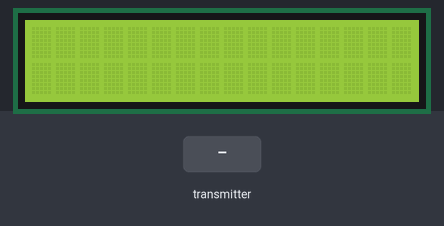
A program run on a simulated ESP32. Shown: 16×2 character LCD. The test bench sets the inputs (shaded band). What the program prints to the serial monitor is not drawn.

Above: at 1.2 s.
1.3 s: the transmitter starts sending hu = 0
At 3.2 s:
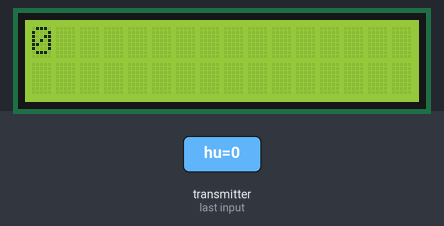
4.3 s: the transmitter starts sending tem = 1
At 6.6 s:
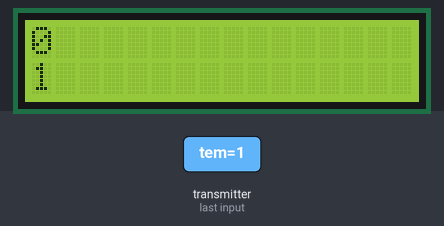
7.3 s: the transmitter starts sending hu = 1
At 8.4 s:
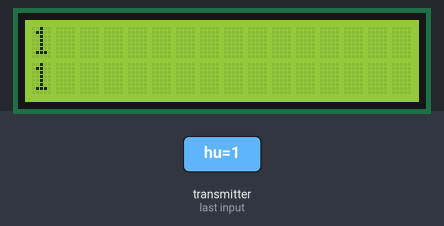
10.3 s: the transmitter starts sending tem = 0
At 13.1 s:
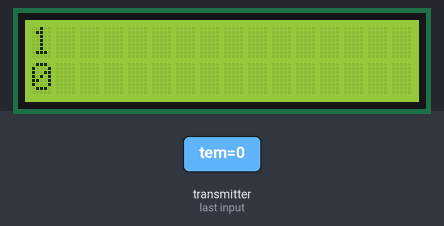
Timing chart, 0 to 14.3 s (numbered marks = the images above; inputs shaded):
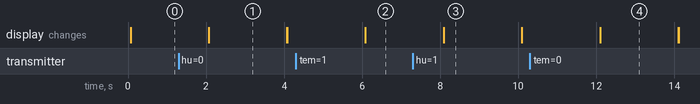

The program:

main.cpp
```cpp
#include <Arduino.h>

#include <esp_now.h>
#include <WiFi.h>
#include <LiquidCrystal_I2C.h>

// set the LCD number of columns and rows
int lcdColumns = 16;
int lcdRows = 2;

// set LCD address, number of columns and rows
// if you don't know your display address, run an I2C scanner sketch
LiquidCrystal_I2C lcd(0x27, lcdColumns, lcdRows);

// Structure example to receive data
// Must match the sender structure
typedef struct struct_message {
    char hu[32];
    char tem[32];
    // int b;
    // float c;
    // bool d;
} struct_message;

// Create a struct_message called myData
struct_message myData;

// callback function that will be executed when data is received
void OnDataRecv(const uint8_t * mac, const uint8_t *incomingData, int len) {
  memcpy(&myData, incomingData, sizeof(myData));
  Serial.print("Bytes received: ");
  Serial.println(len);
  Serial.print("Char: ");
  Serial.println(myData.hu);
  Serial.print("Char: ");
  Serial.println(myData.tem);
  // Serial.print("Int: ");
  // Serial.println(myData.b);
  // Serial.print("Float: ");
  // Serial.println(myData.c);
  // Serial.print("Bool: ");
  // Serial.println(myData.d);
  // Serial.println();
}

void setup() {
  // Initialize Serial Monitor
  Serial.begin(115200);

  // Set device as a Wi-Fi Station
  WiFi.mode(WIFI_STA);

  // Init ESP-NOW
  if (esp_now_init() != ESP_OK) {
    Serial.println("Error initializing ESP-NOW");
    return;
  }

  // Once ESPNow is successfully Init, we will register for recv CB to
  // get recv packer info
  esp_now_register_recv_cb(OnDataRecv);
  // initialize LCD
  lcd.init();
  // turn on LCD backlight
  lcd.backlight();
}

void loop() {
   lcd.setCursor(0,0);
  lcd.print(myData.hu);
  lcd.setCursor(0,1);
  lcd.print(myData.tem);
  delay(2000);
  lcd.clear();

}
```

Measured:
- after the input at 1.3 s, the display: changes after 0.77 s (image 1)
- after the input at 4.3 s, the display: first differs from a run without the input after 1.8 s (image 2)
- after the input at 7.3 s, the display: first differs from a run without the input after 0.79 s (image 3)
- after the input at 10.3 s, the display: first differs from a run without the input after 1.8 s (image 4)
- what the display in image 1 shows lasts 2.0 s, from 2.1 s to 4.1 s
